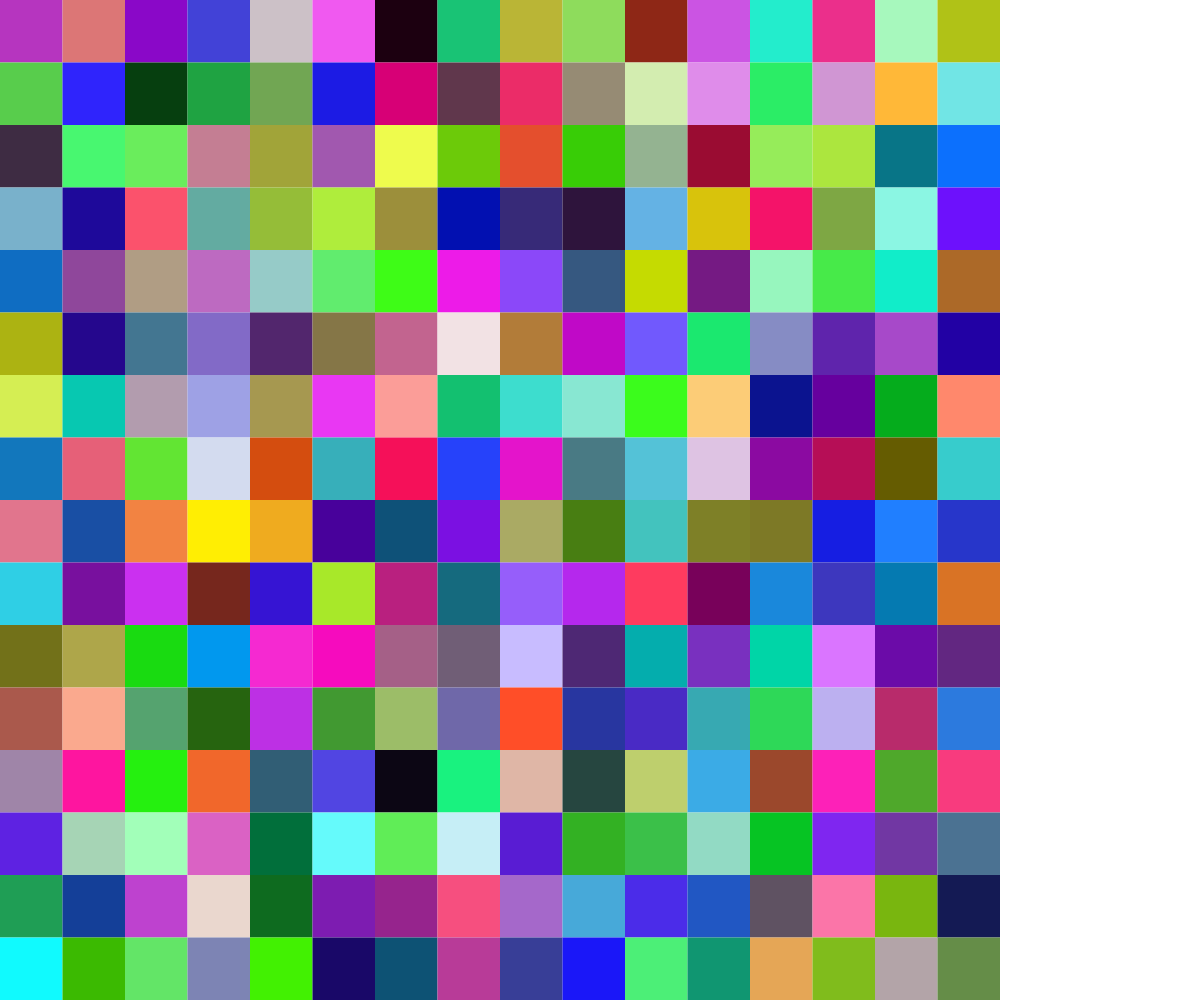
Frame 1 (no input)
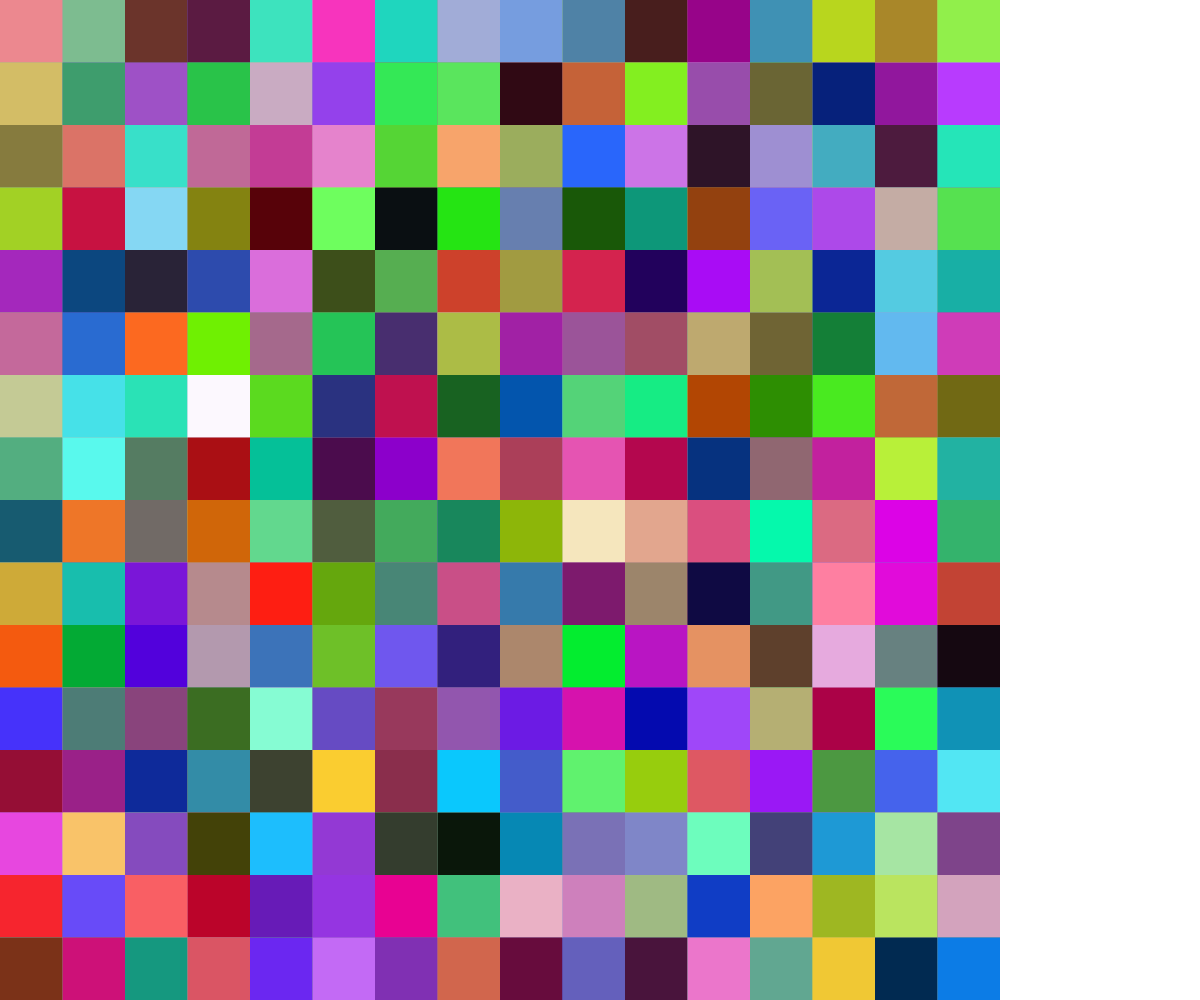
Frame 2 (the mouse pressed at the canvas centre, redrawn once)

The p5.js sketch that drew these frames (run headless with seeded random() and noise() and a simulated clock; the mouse was pressed at the canvas centre and the sketch redrawn once):

// p5.js sketch
// ── sketch.js
function setup() { createCanvas(windowWidth, windowHeight); noLoop(); noSmooth(); }
function draw() {
  let s = min(width/16, height/16);
  for(let x=0; x<16; x++) {
    for(let y=0; y<16; y++) {
      fill(random(255), random(255), random(255));
      noStroke();
      rect(x*s, y*s, s, s);
    }
  }
}
function windowResized() { resizeCanvas(windowWidth, windowHeight); }
